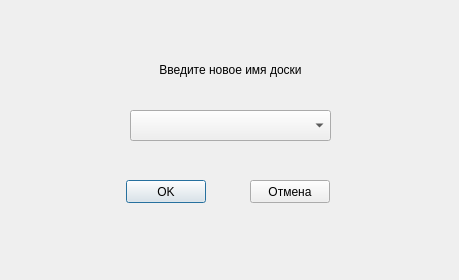
<?xml version="1.0" encoding="UTF-8"?>
<ui version="4.0">
 <class>Dialog</class>
 <widget class="QDialog" name="Dialog">
  <property name="geometry">
   <rect>
    <x>0</x>
    <y>0</y>
    <width>459</width>
    <height>280</height>
   </rect>
  </property>
  <property name="windowTitle">
   <string>Dialog</string>
  </property>
  <widget class="QLabel" name="headerText">
   <property name="geometry">
    <rect>
     <x>10</x>
     <y>50</y>
     <width>441</width>
     <height>40</height>
    </rect>
   </property>
   <property name="layoutDirection">
    <enum>Qt::LeftToRight</enum>
   </property>
   <property name="text">
    <string>Введите новое имя доски</string>
   </property>
   <property name="alignment">
    <set>Qt::AlignCenter</set>
   </property>
   <property name="class" stdset="0">
    <string>regularText</string>
   </property>
  </widget>
  <widget class="QPushButton" name="okButton">
   <property name="geometry">
    <rect>
     <x>126</x>
     <y>180</y>
     <width>80</width>
     <height>23</height>
    </rect>
   </property>
   <property name="cursor">
    <cursorShape>PointingHandCursor</cursorShape>
   </property>
   <property name="text">
    <string>OK</string>
   </property>
   <property name="class" stdset="0">
    <string>whiteButton</string>
   </property>
  </widget>
  <widget class="QPushButton" name="cancelButton">
   <property name="geometry">
    <rect>
     <x>250</x>
     <y>180</y>
     <width>80</width>
     <height>23</height>
    </rect>
   </property>
   <property name="cursor">
    <cursorShape>PointingHandCursor</cursorShape>
   </property>
   <property name="text">
    <string>Отмена</string>
   </property>
   <property name="class" stdset="0">
    <string>redButton</string>
   </property>
  </widget>
  <widget class="QComboBox" name="columnBox">
   <property name="geometry">
    <rect>
     <x>130</x>
     <y>110</y>
     <width>201</width>
     <height>31</height>
    </rect>
   </property>
   <property name="class" stdset="0">
    <string>combobox</string>
   </property>
  </widget>
 </widget>
 <resources/>
 <connections/>
</ui>
